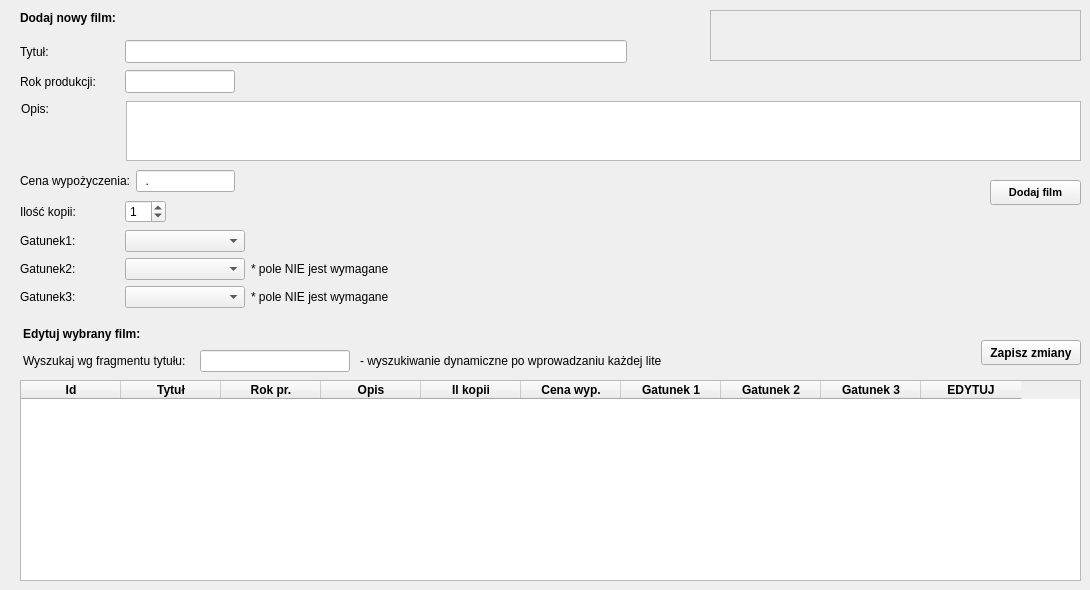
   <widget class="QWidget" name="tabDodajFilm">
    <attribute name="title">
     <string>Dodaj / Edytuj film</string>
    </attribute>
    <widget class="QPushButton" name="pushButtonDodajFilm">
     <property name="geometry">
      <rect>
       <x>990</x>
       <y>180</y>
       <width>91</width>
       <height>25</height>
      </rect>
     </property>
     <property name="sizePolicy">
      <sizepolicy hsizetype="Minimum" vsizetype="Minimum">
       <horstretch>0</horstretch>
       <verstretch>0</verstretch>
      </sizepolicy>
     </property>
     <property name="font">
      <font>
       <pointsize>8</pointsize>
       <weight>75</weight>
       <bold>true</bold>
      </font>
     </property>
     <property name="text">
      <string>Dodaj film</string>
     </property>
    </widget>
    <widget class="QLabel" name="komunikatyDodajFilm">
     <property name="geometry">
      <rect>
       <x>710</x>
       <y>10</y>
       <width>371</width>
       <height>51</height>
      </rect>
     </property>
     <property name="sizePolicy">
      <sizepolicy hsizetype="Preferred" vsizetype="Preferred">
       <horstretch>0</horstretch>
       <verstretch>0</verstretch>
      </sizepolicy>
     </property>
     <property name="font">
      <font>
       <pointsize>9</pointsize>
       <weight>75</weight>
       <bold>true</bold>
      </font>
     </property>
     <property name="frameShape">
      <enum>QFrame::StyledPanel</enum>
     </property>
     <property name="text">
      <string/>
     </property>
     <property name="wordWrap">
      <bool>true</bool>
     </property>
    </widget>
    <widget class="QWidget" name="layoutWidget5">
     <property name="geometry">
      <rect>
       <x>20</x>
       <y>39</y>
       <width>607</width>
       <height>26</height>
      </rect>
     </property>
     <layout class="QGridLayout" name="gridLayout">
      <item row="0" column="0">
       <widget class="QLabel" name="label_5">
        <property name="minimumSize">
         <size>
          <width>99</width>
          <height>0</height>
         </size>
        </property>
        <property name="text">
         <string>Tytuł:</string>
        </property>
        <property name="buddy">
         <cstring>lineEditTytul</cstring>
        </property>
       </widget>
      </item>
      <item row="0" column="1">
       <widget class="QLineEdit" name="lineEditTytul">
        <property name="minimumSize">
         <size>
          <width>500</width>
          <height>0</height>
         </size>
        </property>
        <property name="font">
         <font>
          <pointsize>10</pointsize>
          <weight>75</weight>
          <bold>true</bold>
         </font>
        </property>
        <property name="maxLength">
         <number>100</number>
        </property>
       </widget>
      </item>
     </layout>
    </widget>
    <widget class="QWidget" name="layoutWidget6">
     <property name="geometry">
      <rect>
       <x>20</x>
       <y>69</y>
       <width>215</width>
       <height>26</height>
      </rect>
     </property>
     <layout class="QGridLayout" name="gridLayout_2">
      <item row="0" column="0">
       <widget class="QLabel" name="label_6">
        <property name="sizePolicy">
         <sizepolicy hsizetype="Preferred" vsizetype="Preferred">
          <horstretch>0</horstretch>
          <verstretch>0</verstretch>
         </sizepolicy>
        </property>
        <property name="minimumSize">
         <size>
          <width>99</width>
          <height>0</height>
         </size>
        </property>
        <property name="text">
         <string>Rok produkcji:</string>
        </property>
        <property name="buddy">
         <cstring>lineEditRok</cstring>
        </property>
       </widget>
      </item>
      <item row="0" column="1">
       <widget class="QLineEdit" name="lineEditRok">
        <property name="sizePolicy">
         <sizepolicy hsizetype="Maximum" vsizetype="Fixed">
          <horstretch>0</horstretch>
          <verstretch>0</verstretch>
         </sizepolicy>
        </property>
        <property name="font">
         <font>
          <pointsize>10</pointsize>
         </font>
        </property>
        <property name="inputMask">
         <string>9999</string>
        </property>
        <property name="text">
         <string/>
        </property>
        <property name="maxLength">
         <number>4</number>
        </property>
       </widget>
      </item>
     </layout>
    </widget>
    <widget class="QWidget" name="layoutWidget7">
     <property name="geometry">
      <rect>
       <x>20</x>
       <y>199</y>
       <width>198</width>
       <height>25</height>
      </rect>
     </property>
     <layout class="QGridLayout" name="gridLayout_3">
      <item row="0" column="1">
       <widget class="QSpinBox" name="spinBoxIleKopii">
        <property name="value">
         <number>1</number>
        </property>
       </widget>
      </item>
      <item row="0" column="0">
       <widget class="QLabel" name="label_8">
        <property name="minimumSize">
         <size>
          <width>99</width>
          <height>0</height>
         </size>
        </property>
        <property name="text">
         <string>Ilość kopii:</string>
        </property>
        <property name="buddy">
         <cstring>spinBoxIleKopii</cstring>
        </property>
       </widget>
      </item>
      <item row="0" column="2">
       <spacer name="horizontalSpacer_2">
        <property name="orientation">
         <enum>Qt::Horizontal</enum>
        </property>
        <property name="sizeType">
         <enum>QSizePolicy::MinimumExpanding</enum>
        </property>
        <property name="sizeHint" stdset="0">
         <size>
          <width>40</width>
          <height>20</height>
         </size>
        </property>
       </spacer>
      </item>
     </layout>
    </widget>
    <widget class="QWidget" name="layoutWidget8">
     <property name="geometry">
      <rect>
       <x>20</x>
       <y>230</y>
       <width>384</width>
       <height>80</height>
      </rect>
     </property>
     <layout class="QGridLayout" name="gridLayout_4">
      <item row="2" column="0">
       <widget class="QLabel" name="label_11">
        <property name="minimumSize">
         <size>
          <width>99</width>
          <height>0</height>
         </size>
        </property>
        <property name="text">
         <string>Gatunek3:</string>
        </property>
        <property name="buddy">
         <cstring>comboBoxGatunek3</cstring>
        </property>
       </widget>
      </item>
      <item row="0" column="1">
       <widget class="QComboBox" name="comboBoxGatunek1">
        <property name="minimumSize">
         <size>
          <width>120</width>
          <height>0</height>
         </size>
        </property>
        <property name="maximumSize">
         <size>
          <width>16777215</width>
          <height>16777215</height>
         </size>
        </property>
        <property name="font">
         <font>
          <pointsize>9</pointsize>
         </font>
        </property>
        <property name="currentIndex">
         <number>-1</number>
        </property>
        <property name="minimumContentsLength">
         <number>0</number>
        </property>
       </widget>
      </item>
      <item row="0" column="0">
       <widget class="QLabel" name="label_7">
        <property name="minimumSize">
         <size>
          <width>99</width>
          <height>0</height>
         </size>
        </property>
        <property name="text">
         <string>Gatunek1:</string>
        </property>
        <property name="buddy">
         <cstring>comboBoxGatunek1</cstring>
        </property>
       </widget>
      </item>
      <item row="1" column="1">
       <widget class="QComboBox" name="comboBoxGatunek2">
        <property name="minimumSize">
         <size>
          <width>120</width>
          <height>0</height>
         </size>
        </property>
        <property name="maximumSize">
         <size>
          <width>16777215</width>
          <height>16777215</height>
         </size>
        </property>
        <property name="font">
         <font>
          <pointsize>9</pointsize>
         </font>
        </property>
       </widget>
      </item>
      <item row="1" column="0">
       <widget class="QLabel" name="label_10">
        <property name="minimumSize">
         <size>
          <width>99</width>
          <height>0</height>
         </size>
        </property>
        <property name="text">
         <string>Gatunek2:</string>
        </property>
        <property name="buddy">
         <cstring>comboBoxGatunek2</cstring>
        </property>
       </widget>
      </item>
      <item row="2" column="1">
       <widget class="QComboBox" name="comboBoxGatunek3">
        <property name="minimumSize">
         <size>
          <width>120</width>
          <height>0</height>
         </size>
        </property>
        <property name="maximumSize">
         <size>
          <width>16777215</width>
          <height>16777215</height>
         </size>
        </property>
        <property name="font">
         <font>
          <pointsize>9</pointsize>
         </font>
        </property>
       </widget>
      </item>
      <item row="2" column="2">
       <widget class="QLabel" name="label_31">
        <property name="text">
         <string>* pole NIE jest wymagane</string>
        </property>
       </widget>
      </item>
      <item row="1" column="2">
       <widget class="QLabel" name="label_32">
        <property name="text">
         <string>* pole NIE jest wymagane</string>
        </property>
       </widget>
      </item>
      <item row="2" column="3">
       <spacer name="horizontalSpacer">
        <property name="orientation">
         <enum>Qt::Horizontal</enum>
        </property>
        <property name="sizeHint" stdset="0">
         <size>
          <width>40</width>
          <height>20</height>
         </size>
        </property>
       </spacer>
      </item>
     </layout>
    </widget>
    <widget class="QWidget" name="layoutWidget9">
     <property name="geometry">
      <rect>
       <x>20</x>
       <y>169</y>
       <width>215</width>
       <height>24</height>
      </rect>
     </property>
     <layout class="QGridLayout" name="gridLayout_6">
      <item row="0" column="0">
       <widget class="QLabel" name="label_35">
        <property name="text">
         <string>Cena wypożyczenia:</string>
        </property>
       </widget>
      </item>
      <item row="0" column="1">
       <widget class="QLineEdit" name="lineEditCenaWypozyczenia">
        <property name="inputMask">
         <string>99.99</string>
        </property>
        <property name="maxLength">
         <number>5</number>
        </property>
       </widget>
      </item>
     </layout>
    </widget>
    <widget class="QTableWidget" name="tableWidgetWyszukajFilmEdycja">
     <property name="geometry">
      <rect>
       <x>20</x>
       <y>380</y>
       <width>1061</width>
       <height>201</height>
      </rect>
     </property>
     <column>
      <property name="text">
       <string>Id</string>
      </property>
      <property name="font">
       <font>
        <weight>75</weight>
        <bold>true</bold>
       </font>
      </property>
     </column>
     <column>
      <property name="text">
       <string>Tytuł</string>
      </property>
      <property name="font">
       <font>
        <weight>75</weight>
        <bold>true</bold>
       </font>
      </property>
     </column>
     <column>
      <property name="text">
       <string>Rok pr.</string>
      </property>
      <property name="font">
       <font>
        <weight>75</weight>
        <bold>true</bold>
       </font>
      </property>
     </column>
     <column>
      <property name="text">
       <string>Opis</string>
      </property>
      <property name="font">
       <font>
        <weight>75</weight>
        <bold>true</bold>
       </font>
      </property>
     </column>
     <column>
      <property name="text">
       <string>Il kopii</string>
      </property>
      <property name="font">
       <font>
        <weight>75</weight>
        <bold>true</bold>
       </font>
      </property>
     </column>
     <column>
      <property name="text">
       <string>Cena wyp.</string>
      </property>
      <property name="font">
       <font>
        <weight>75</weight>
        <bold>true</bold>
       </font>
      </property>
     </column>
     <column>
      <property name="text">
       <string>Gatunek 1</string>
      </property>
      <property name="font">
       <font>
        <weight>75</weight>
        <bold>true</bold>
       </font>
      </property>
     </column>
     <column>
      <property name="text">
       <string>Gatunek 2</string>
      </property>
      <property name="font">
       <font>
        <weight>75</weight>
        <bold>true</bold>
       </font>
      </property>
     </column>
     <column>
      <property name="text">
       <string>Gatunek 3</string>
      </property>
      <property name="font">
       <font>
        <weight>75</weight>
        <bold>true</bold>
       </font>
      </property>
     </column>
     <column>
      <property name="text">
       <string>EDYTUJ</string>
      </property>
      <property name="font">
       <font>
        <weight>75</weight>
        <bold>true</bold>
       </font>
      </property>
     </column>
    </widget>
    <widget class="QPushButton" name="pushButtonEdytujFilm">
     <property name="geometry">
      <rect>
       <x>981</x>
       <y>340</y>
       <width>100</width>
       <height>25</height>
      </rect>
     </property>
     <property name="font">
      <font>
       <weight>75</weight>
       <bold>true</bold>
      </font>
     </property>
     <property name="text">
      <string>Zapisz zmiany</string>
     </property>
    </widget>
    <widget class="QLabel" name="label_50">
     <property name="geometry">
      <rect>
       <x>360</x>
       <y>350</y>
       <width>301</width>
       <height>22</height>
      </rect>
     </property>
     <property name="text">
      <string>- wyszukiwanie dynamiczne po wprowadzaniu każdej litery</string>
     </property>
    </widget>
    <widget class="QLabel" name="label_51">
     <property name="geometry">
      <rect>
       <x>23</x>
       <y>326</y>
       <width>141</width>
       <height>16</height>
      </rect>
     </property>
     <property name="font">
      <font>
       <weight>75</weight>
       <bold>true</bold>
      </font>
     </property>
     <property name="text">
      <string>Edytuj wybrany film:</string>
     </property>
    </widget>
    <widget class="QLabel" name="label_52">
     <property name="geometry">
      <rect>
       <x>23</x>
       <y>350</y>
       <width>171</width>
       <height>22</height>
      </rect>
     </property>
     <property name="text">
      <string>Wyszukaj wg fragmentu tytułu:</string>
     </property>
     <property name="buddy">
      <cstring>lineEditOpisWyszukaj</cstring>
     </property>
    </widget>
    <widget class="QLineEdit" name="lineEditTytulWyszukajEdytuj">
     <property name="geometry">
      <rect>
       <x>200</x>
       <y>350</y>
       <width>150</width>
       <height>22</height>
      </rect>
     </property>
     <property name="minimumSize">
      <size>
       <width>150</width>
       <height>0</height>
      </size>
     </property>
    </widget>
    <widget class="QLabel" name="label_9">
     <property name="geometry">
      <rect>
       <x>21</x>
       <y>101</y>
       <width>99</width>
       <height>16</height>
      </rect>
     </property>
     <property name="text">
      <string>Opis:</string>
     </property>
    </widget>
    <widget class="QPlainTextEdit" name="plainTextEditOpis">
     <property name="geometry">
      <rect>
       <x>126</x>
       <y>101</y>
       <width>955</width>
       <height>60</height>
      </rect>
     </property>
     <property name="font">
      <font>
       <pointsize>10</pointsize>
      </font>
     </property>
    </widget>
    <widget class="QLabel" name="label_65">
     <property name="geometry">
      <rect>
       <x>20</x>
       <y>10</y>
       <width>111</width>
       <height>16</height>
      </rect>
     </property>
     <property name="font">
      <font>
       <weight>75</weight>
       <bold>true</bold>
      </font>
     </property>
     <property name="text">
      <string>Dodaj nowy film:</string>
     </property>
    </widget>
   </widget>
